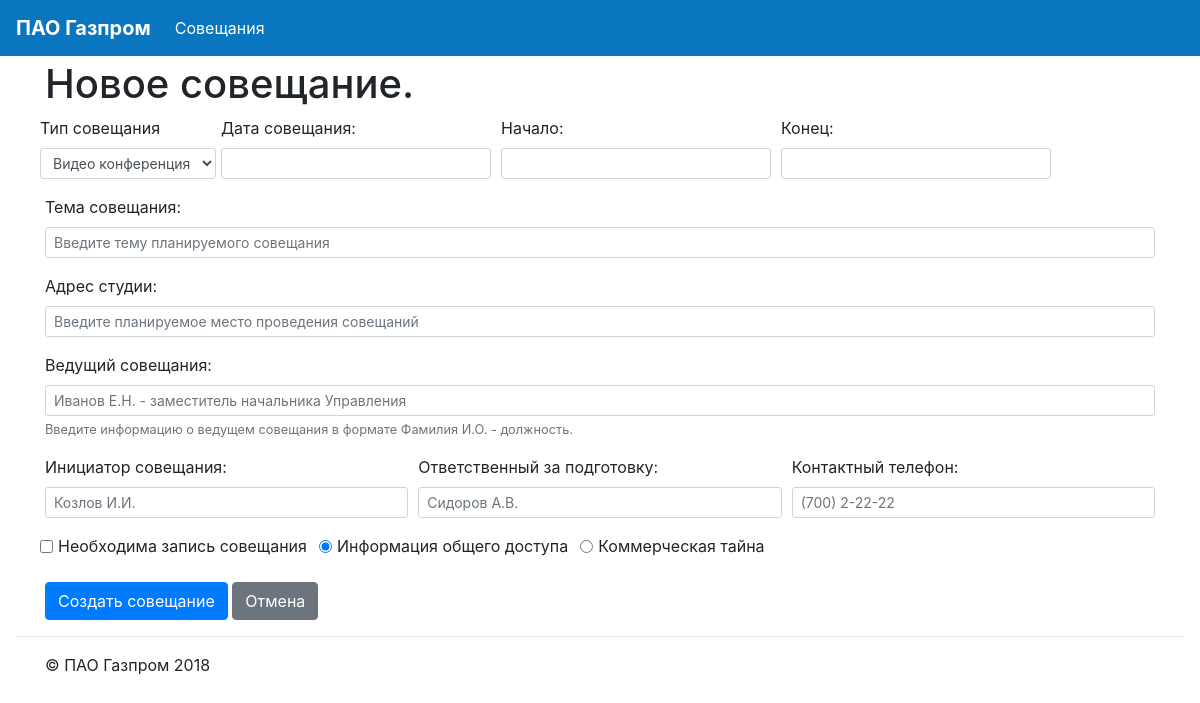
/meet/copy/8/, run on an earlier commit of the app's database.
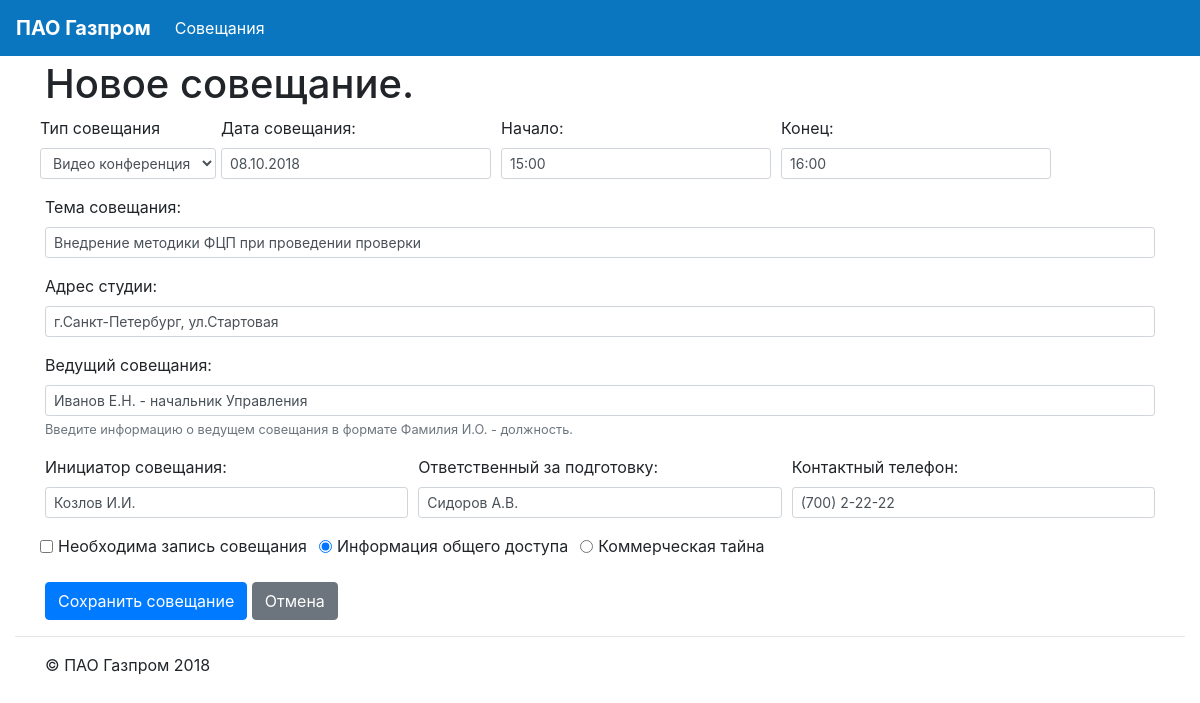
And on a later commit of the database.
### meetings/models.py (models this page shows, shortened)
class Meeting(models.Model):
    meet_type = models.CharField(max_length=1, choices=MEETING_TYPE_CHOICES, default=mInternal)
    meet_place = models.CharField(max_length=128,db_index=True)
    meet_subj = models.CharField(max_length=128, db_index=True)
    meet_lead = models.CharField(max_length=128, db_index=True, blank=True)
    meet_date = models.DateField(null=False, default=timezone.now)
    meet_start = models.CharField(max_length=5,null=True)
    meet_end = models.CharField(max_length=5,null=True)
    meet_init = models.CharField(max_length=64, db_index=True, blank=True)
    meet_acc = models.CharField(max_length=64, db_index=True, blank=True)
    meet_tel = models.CharField(max_length=20, blank=True)
    meet_save = models.BooleanField(default=False)
    meet_confident = models.BooleanField(default=False)
    studios = models.ManyToManyField('Studio')

### meetings/views.py (the view)
# urls.py: path('copy/<str:meet_id>/', views.meet_copy, name='copy'),
def meet_copy(request, meet_id=None):
    args = {}
    omt =  None
    if meet_id:
        try:
            omt = Meeting.objects.get(id=int(meet_id))
        except Meeting.DoesNotExist:
            omt = None
    args['meet']=omt
    args['meet_id'] = None
    args['meeting_type_choices'] = MEETING_TYPE_CHOICES
    return render(request,'mt_meetform.html', args)

### meetings/templates/mt_meetform.html (shortened to what the changed rows need)
{% extends "mb_main.html" %}
{% load staticfiles %}
{% load i18n %}
{% block content %}
<div class="container">
<h1 class="display-5">{% if meet_id %}Изменить{% else %}Новое{% endif %} совещание.</h1>
<form action="{% url 'meetings:update' meet_id %}" method="post">
    <div class="form-row">
      <div class="form-group" col-md-3>
        <label for="meetType">Тип совещания</label>
        <select class="form-control form-control-sm" id="meetType" name ="meetType" aria-describedby="meet_type_Help">
            {% for mtc in meeting_type_choices %}
                <option value="{{ mtc.0 }}" {% if mtc.0 == meet.meet_type %}selected{% endif %}>{{ mtc.1 }}</option>
            {% endfor %}
        </select>
      </div>
      <div class="form-group col-md-3">
            <label for="meetDate">Дата совещания:</label>
            <input type="text" class="form-control form-control-sm" id="meetDate" name="meetDate" data-date-format="dd.mm.yyyy" data-provide="datepicker" value="{{ meet.meet_date | date:"d.m.Y" }}">
      </div>
      <div class="form-group col-md-3">
        <label for="meetStart">Начало:</label>
        <input type="text" class="form-control form-control-sm" id="meetStart" name="meetStart" value="{{ meet.meet_start }}">
      </div>
      <div class="form-group col-md-3">
        <label for="meetEnd">Конец:</label>
        <input type="text" class="form-control form-control-sm" id="meetEnd" name="meetEnd" value="{{ meet.meet_end }}">
      </div>
    </div>
    <div class="form-row">
      <div class="form-group col-md-12">
        <label for="meetSubj">Тема совещания:</label>
        <input type="text" class="form-control form-control-sm" id="meetSubj" name="meetSubj" placeholder="Введите тему планируемого совещания" value="{{ meet.meet_subj }}">
      </div>
    </div>
    <div class="form-row">
      <div class="form-group col-md-12">
        <label for="meetPlace">Адрес студии:</label>
        <input type="text" class="form-control form-control-sm" id="meetPlace" name="meetPlace" placeholder="Введите планируемое место проведения совещаний" value="{{ meet.meet_place }}">
      </div>
    </div>
    <div class="form-row">
      <div class="form-group col-md-12">
        <label for="meetLead">Ведущий совещания:</label>
        <input type="text" class="form-control form-control-sm" id="meetLead" name="meetLead" placeholder="Иванов Е.Н. - заместитель начальника Управления" aria-describedby="meetLead_Help" value="{{ meet.meet_lead }}">
        <small id="meetLead_Help" class="form-text text-muted">Введите информацию о ведущем совещания в формате Фамилия И.О. - должность.</small>
      </div>
    </div>
    <div class="form-row">
      <div class="form-group col-md-4">
        <label for="meetInit">Инициатор совещания:</label>
        <input type="text" class="form-control form-control-sm" id="meetInit" name="meetInit" placeholder="Козлов И.И." value="{{ meet.meet_init }}">
      </div>
      <div class="form-group col-md-4">
        <label for="meetAcc">Ответственный за подготовку:</label>
        <input type="text" class="form-control form-control-sm" id="meetAcc" name="meetAcc" placeholder="Сидоров А.В." value="{{ meet.meet_acc }}">
      </div>
      <div class="form-group col-md-4">
        <label for="meetTel">Контактный телефон:</label>
        <input type="text" class="form-control form-control-sm" id="meetTel" name="meetTel" placeholder="(700) 2-22-22" value="{{ meet.meet_tel }}">
      </div>
    </div>
    <div class="form-row">
        <div class="form-check form-check-inline">
          <input class="form-check-input" type="checkbox" id="meetSave" name="meetSave" value="1" {% if meet.meet_save %}checked{% endif %}>
          <label class="form-check-label" for="meetSave">Необходима запись совещания</label>
        </div>
       <div class="form-check form-check-inline">
          <input class="form-check-input" type="radio" name="meetConfident" id="meetConfident1" value="0" {% if not meet.meet_confident %}checked{% endif %}>
          <label class="form-check-label" for="meetConfident1">Информация общего доступа</label>
        </div>
        <div class="form-check form-check-inline">
          <input class="form-check-input" type="radio" name="meetConfident" id="meetConfident2" value="1" {% if meet.meet_confident %}checked{% endif %}>
          <label class="form-check-label" for="meetConfident2">Коммерческая тайна</label>
        </div>
    </div>
    <br>
    <button type="submit" class="btn btn-primary"> {% if meet %}Сохранить{% else %}Создать{% endif %} совещание </button>
    <a role="button" class="btn btn-secondary" href="{% url 'meetings:table' %}" > Отмена </a>
</form>
</div>
{% endblock %}

What changed in the data, as far as the page shows it:
added Meeting: meetType "Видео конференция", meetDate "08.10.2018", meetStart "15:00", meetEnd "16:00", meetSubj "Внедрение методики ФЦП при проведении проверки", meetPlace "г.Санкт-Петербург, ул.Стартовая", meetLead "Иванов Е.Н. - начальник Управления", meetInit "Козлов И.И.", meetAcc "Сидоров А.В.", meetTel "(700) 2-22-22", meet_confident "☑ Информация общего доступа", meet_confident "☐ Коммерческая тайна"
Also different on the page:
form field meetType: "Видео конференция" → (not shown)
form field meetSave: "☐" → (not shown)
form field meetConfident: "☑ Информация общего доступа" → (not shown)
form field meetConfident: "☐ Коммерческая тайна" → (not shown)
text no longer shown: "Создать"
text now shown: "Сохранить"
